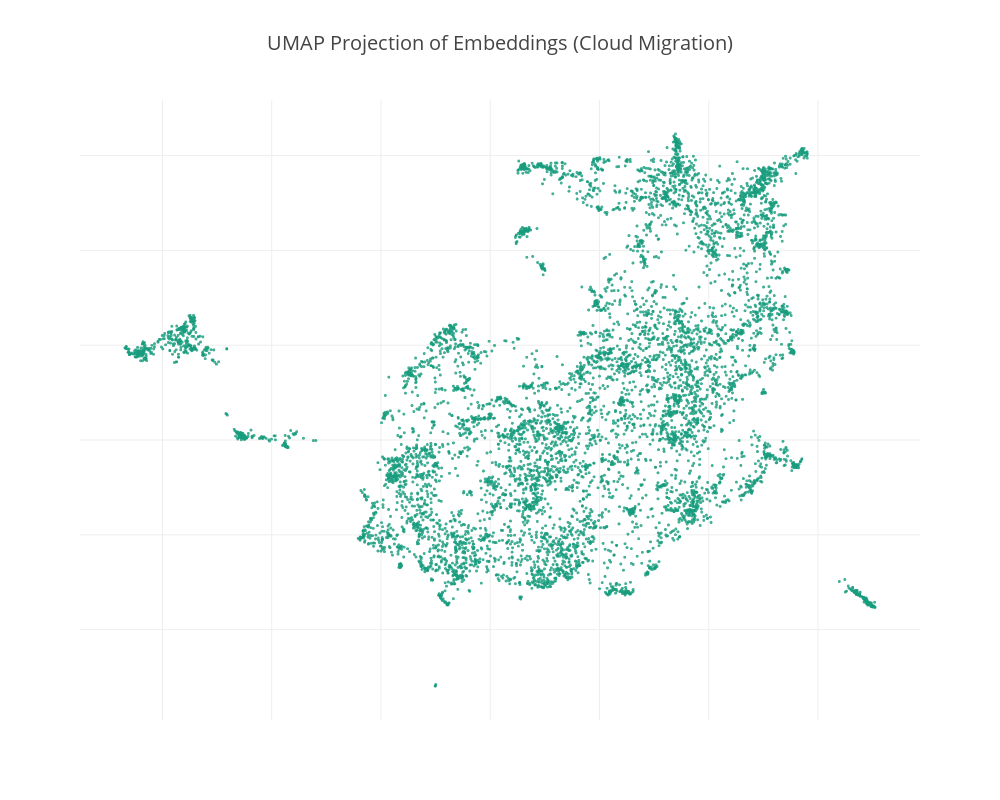
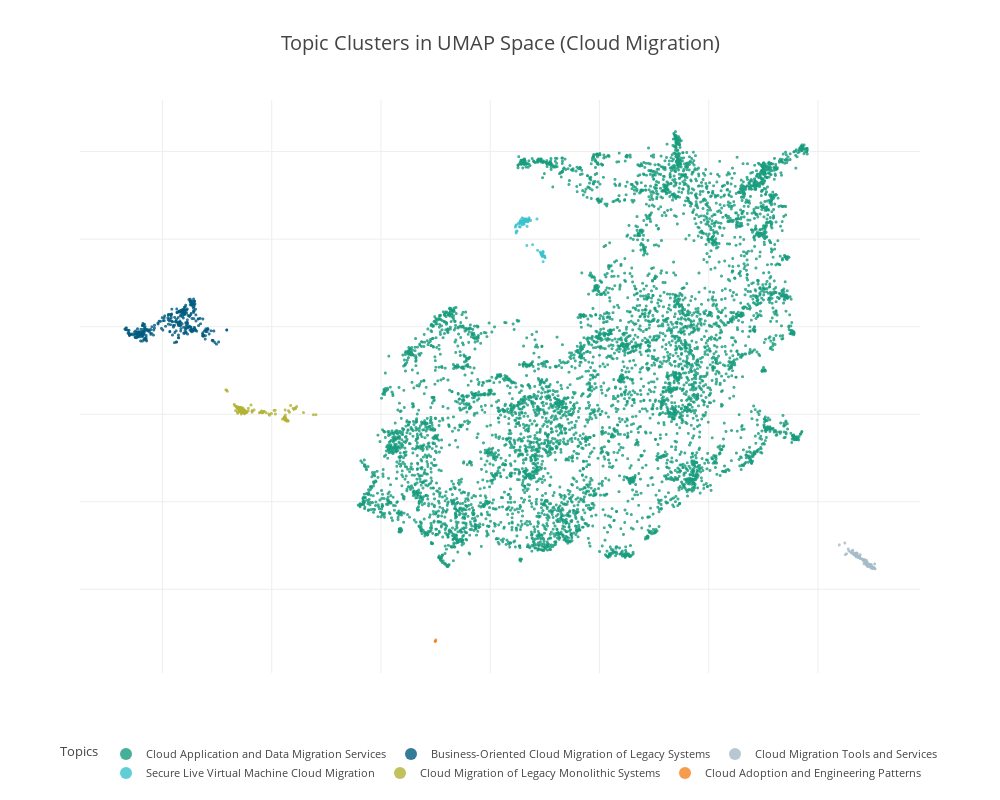

Source (notebook cell) for these figures, in order:
### Code cell
from sklearn.cluster import DBSCAN, KMeans
from sklearn.feature_extraction.text import TfidfVectorizer
from sklearn.decomposition import LatentDirichletAllocation as LDA

def lda_to_single_topic(topic:str, keywords: list[str]):
    from openai import OpenAI
    client = OpenAI()
    response = client.chat.completions.create(
        model="gpt-4.1-mini",
        messages=[
            {
                "role": "system",
                "content": """
                Given a topic and a list of keywords, generate a single topic that encompasses the keywords.
                
                You respoonse should contain the topic nad the topic only.
                The topic is at max 6 words long.
                Do not include any additional text or explanations.
                """,
            },
            {
                "role": "user",
                "content": f"Topic: {topic}\nKeywords: {', '.join(keywords)}\nGenerate a single topic that encompasses these keywords.",
            },
        ],
        max_tokens=50,
        temperature=0.7,
    )
    return response.choices[0].message.content.strip()

def umap_figure(save: bool = False):
    # Read and prepare data
    ids = (
        pl.scan_parquet("ablation/final/cp_random_hyde_1_run-1.parquet")
        .filter(pl.col("topic") == "Cloud Migration")
        .select("id")
        .collect()
        .to_numpy()
        .flatten()
        .tolist()
    )
    df = (
        pl.scan_parquet("ablation/active_learning/embeddings.parquet")
        .filter(pl.col("id").is_in(ids)).with_columns(
            docs = pl.concat_str(
                pl.col("title"),
                pl.col("abstract"),
                separator=" ",
            )
        )
        .select("id", "embedding", "docs").collect()
    )
    data = np.vstack(df.select("embedding").to_numpy().flatten())
    fit = umap.UMAP()
    u = fit.fit_transform(data)
    df = df.with_columns(x=u[:,0], y=u[:,1])
    clustering = DBSCAN(eps=0.5, min_samples=5).fit(df.select("x", "y").to_numpy())
    df = df.with_columns(cluster=pl.Series(clustering.labels_, dtype=pl.Utf8))


    # Process Figures
    cluster_topic_mapping = {}
    for cluster in df.select("cluster").unique().to_series().to_list():
        cluster_docs = df.filter(pl.col("cluster") == cluster).select("docs").to_series().to_list()
        vectorizer = TfidfVectorizer(stop_words="english")
        tfidf_matrix = vectorizer.fit_transform(cluster_docs)
        lda = LDA(n_components=1, random_state=42)
        lda.fit(tfidf_matrix)
        feature_names = vectorizer.get_feature_names_out()
        topic_keywords = np.array(feature_names)[np.argsort(lda.components_[0])[-10:]]
        keywords = topic_keywords.tolist()
        single_topic = lda_to_single_topic("Cloud Migration", keywords)
        cluster_topic_mapping[cluster] = single_topic

    fig = px.scatter(
        df.to_pandas(),
        x="x",
        y="y",
        title="UMAP Projection of Embeddings (Cloud Migration)",
    )
    
    df = df.with_columns(cluster=pl.col("cluster").replace(cluster_topic_mapping))
    fig_with_topics = px.scatter(
        df.to_pandas(),
        x="x",
        y="y",
        color="cluster",
        title="Topic Clusters in UMAP Space (Cloud Migration)"
        )
    
    layout = dict(
        title_font_size=20,
        xaxis_tickfont_size=15,
        yaxis_tickfont_size=15,
        xaxis_title_text="",
        yaxis_title_text="",
        yaxis_title_font_size=20,
        xaxis_title_font_size=20,
        height=800,
        width=1000,
        xaxis_showticklabels=False,
        yaxis_showticklabels=False,
        legend_orientation="h",
        legend_yanchor="bottom",
        legend_y=-0.2,
        legend_xanchor="center",
        legend_x=0.5,
        legend_title="Topic Clusters in UMAP Space",
        legend_title_text="Topics",
        legend_font_size=11,
        legend_itemsizing="constant",
    )
    marker=dict(
        size=3,
        opacity=0.8,
    )
    fig.update_layout(**layout)
    fig.update_traces(marker=marker)

    fig_with_topics.update_layout(**layout)
    fig_with_topics.update_traces(marker=marker)
    fig.show()
    fig_with_topics.show()

    if save:
        save_plot(fig, "umap_projection", layout)
        save_plot(fig_with_topics, "umap_projection_with_topics", layout)


umap_figure(False)

### Figure 1 — Plotly figure (JSON) as saved in the notebook; plotly's stock layout.template omitted (floating-point values rounded to 4 significant figures; data arrays with more than 128 entries replaced by an {"elided": "..."} marker saying what was removed)
{"data": [{"hovertemplate": "x=%{x}<br>y=%{y}<extra></extra>", "legendgroup": "", "marker": {"color": "#179c7d", "opacity": 0.8, "size": 3, "symbol": "circle"}, "mode": "markers", "name": "", "showlegend": false, "type": "scattergl", "x": {"elided": "7311 float values"}, "xaxis": "x", "y": {"elided": "7311 float values"}, "yaxis": "y"}], "layout": {"height": 800, "legend": {"font": {"size": 11}, "itemsizing": "constant", "orientation": "h", "title": {"text": "Topics"}, "tracegroupgap": 0, "x": 0.5, "xanchor": "center", "y": -0.2, "yanchor": "bottom"}, "title": {"font": {"size": 20}, "text": "UMAP Projection of Embeddings (Cloud Migration)"}, "width": 1000, "xaxis": {"anchor": "y", "domain": [0, 1], "showticklabels": false, "tickfont": {"size": 15}, "title": {"font": {"size": 20}, "text": ""}}, "yaxis": {"anchor": "x", "domain": [0, 1], "showticklabels": false, "tickfont": {"size": 15}, "title": {"font": {"size": 20}, "text": ""}}}}

### Figure 2 — Plotly figure (JSON) as saved in the notebook; plotly's stock layout.template omitted (floating-point values rounded to 4 significant figures; data arrays with more than 128 entries replaced by an {"elided": "..."} marker saying what was removed)
{"data": [{"hovertemplate": "cluster=Cloud Application and Data Migration Services<br>x=%{x}<br>y=%{y}<extra></extra>", "legendgroup": "Cloud Application and Data Migration Services", "marker": {"color": "#179c7d", "opacity": 0.8, "size": 3, "symbol": "circle"}, "mode": "markers", "name": "Cloud Application and Data Migration Services", "showlegend": true, "type": "scattergl", "x": {"elided": "6627 float values"}, "xaxis": "x", "y": {"elided": "6627 float values"}, "yaxis": "y"}, {"hovertemplate": "cluster=Business-Oriented Cloud Migration of Legacy Systems<br>x=%{x}<br>y=%{y}<extra></extra>", "legendgroup": "Business-Oriented Cloud Migration of Legacy Systems", "marker": {"color": "#005b7f", "opacity": 0.8, "size": 3, "symbol": "circle"}, "mode": "markers", "name": "Business-Oriented Cloud Migration of Legacy Systems", "showlegend": true, "type": "scattergl", "x": {"elided": "323 float values"}, "xaxis": "x", "y": {"elided": "323 float values"}, "yaxis": "y"}, {"hovertemplate": "cluster=Cloud Migration Tools and Services<br>x=%{x}<br>y=%{y}<extra></extra>", "legendgroup": "Cloud Migration Tools and Services", "marker": {"color": "#a6bbc8", "opacity": 0.8, "size": 3, "symbol": "circle"}, "mode": "markers", "name": "Cloud Migration Tools and Services", "showlegend": true, "type": "scattergl", "x": {"elided": "134 float values"}, "xaxis": "x", "y": {"elided": "134 float values"}, "yaxis": "y"}, {"hovertemplate": "cluster=Secure Live Virtual Machine Cloud Migration<br>x=%{x}<br>y=%{y}<extra></extra>", "legendgroup": "Secure Live Virtual Machine Cloud Migration", "marker": {"color": "#39c1cd", "opacity": 0.8, "size": 3, "symbol": "circle"}, "mode": "markers", "name": "Secure Live Virtual Machine Cloud Migration", "showlegend": true, "type": "scattergl", "x": [8.674, 8.94, 8.55, 8.475, 8.608, 8.914, 8.641, 8.559, 8.471, 8.968, 8.937, 8.614, 8.696, 8.978, 8.475, 8.514, 8.618, 8.551, 8.549, 8.578, 8.67, 8.955, 9.003, 8.49, 8.672, 8.545, 8.611, 8.654, 8.688, 8.549, 8.741, 8.715, 8.703, 8.66, 8.615, 8.953, 8.653, 8.611, 8.925, 8.655, 8.997, 8.532, 8.561, 8.956, 8.69, 8.619, 8.584, 8.659, 8.941, 8.639, 8.95, 8.667, 8.621, 8.712, 8.665, 8.955, 8.693, 8.868, 8.949, 8.946, 8.536, 8.569, 8.549, 8.706, 8.968, 8.711, 8.636, 8.952, 8.777, 8.585, 8.577, 8.939, 8.996, 8.597, 8.969, 8.952, 8.46, 8.689, 8.856, 8.579, 8.477, 8.635], "xaxis": "x", "y": [10.29, 9.638, 10.37, 10.17, 10.39, 9.704, 10.42, 10.38, 10.31, 9.697, 9.646, 10.39, 10.43, 9.622, 10.14, 10.36, 10.44, 10.41, 10.41, 10.4, 9.855, 9.644, 9.576, 10.19, 10.42, 10.38, 10.47, 10.4, 10.42, 10.4, 10.43, 10.45, 10.43, 10.45, 10.35, 9.663, 10.45, 10.4, 9.674, 10.43, 9.614, 10.29, 10.44, 9.632, 10.41, 10.4, 10.33, 10.46, 9.657, 10.46, 9.645, 10.42, 10.34, 10.45, 10.42, 9.634, 10.42, 9.745, 9.618, 9.66, 10.36, 10.38, 10.28, 10.42, 9.718, 10.49, 10.45, 9.607, 9.873, 10.48, 10.36, 9.665, 9.593, 10.41, 9.486, 9.636, 10.27, 10.4, 10.46, 10.4, 10.32, 10.4], "yaxis": "y"}, {"hovertemplate": "cluster=Cloud Migration of Legacy Monolithic Systems<br>x=%{x}<br>y=%{y}<extra></extra>", "legendgroup": "Cloud Migration of Legacy Monolithic Systems", "marker": {"color": "#b2b235", "opacity": 0.8, "size": 3, "symbol": "circle"}, "mode": "markers", "name": "Cloud Migration of Legacy Monolithic Systems", "showlegend": true, "type": "scattergl", "x": {"elided": "139 float values"}, "xaxis": "x", "y": {"elided": "139 float values"}, "yaxis": "y"}, {"hovertemplate": "cluster=Cloud Adoption and Engineering Patterns<br>x=%{x}<br>y=%{y}<extra></extra>", "legendgroup": "Cloud Adoption and Engineering Patterns", "marker": {"color": "#f58220", "opacity": 0.8, "size": 3, "symbol": "circle"}, "mode": "markers", "name": "Cloud Adoption and Engineering Patterns", "showlegend": true, "type": "scattergl", "x": [7.003, 6.995, 6.994, 6.994, 6.994, 6.994], "xaxis": "x", "y": [0.8427, 0.8131, 0.8112, 0.8117, 0.8126, 0.811], "yaxis": "y"}], "layout": {"height": 800, "legend": {"font": {"size": 11}, "itemsizing": "constant", "orientation": "h", "title": {"text": "Topics"}, "tracegroupgap": 0, "x": 0.5, "xanchor": "center", "y": -0.2, "yanchor": "bottom"}, "title": {"font": {"size": 20}, "text": "Topic Clusters in UMAP Space (Cloud Migration)"}, "width": 1000, "xaxis": {"anchor": "y", "domain": [0, 1], "showticklabels": false, "tickfont": {"size": 15}, "title": {"font": {"size": 20}, "text": ""}}, "yaxis": {"anchor": "x", "domain": [0, 1], "showticklabels": false, "tickfont": {"size": 15}, "title": {"font": {"size": 20}, "text": ""}}}}
